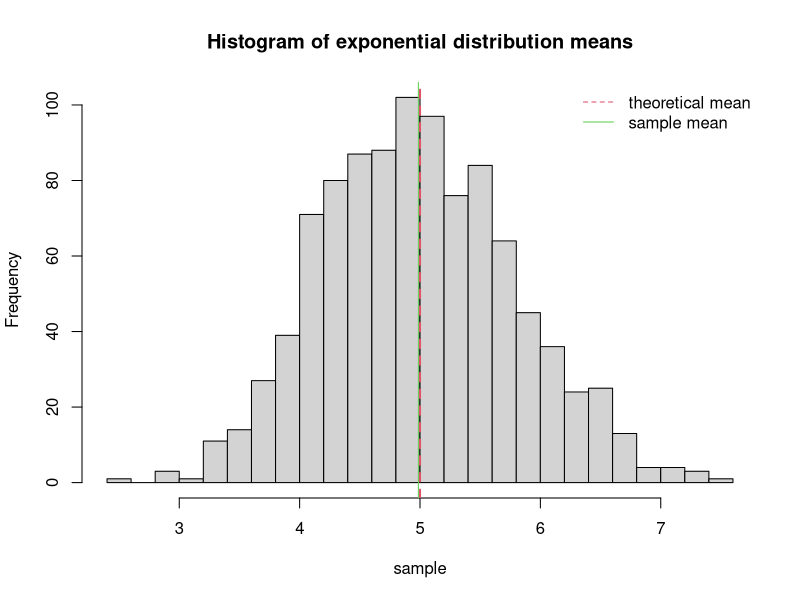
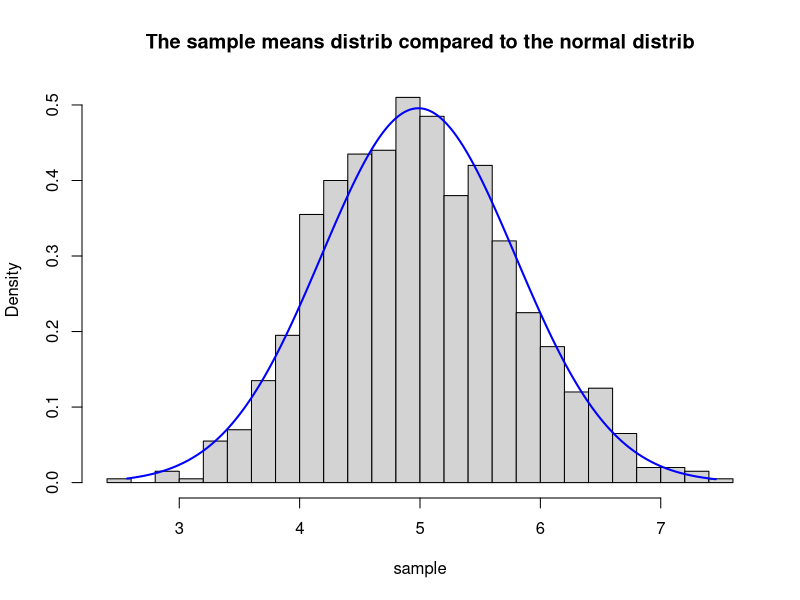
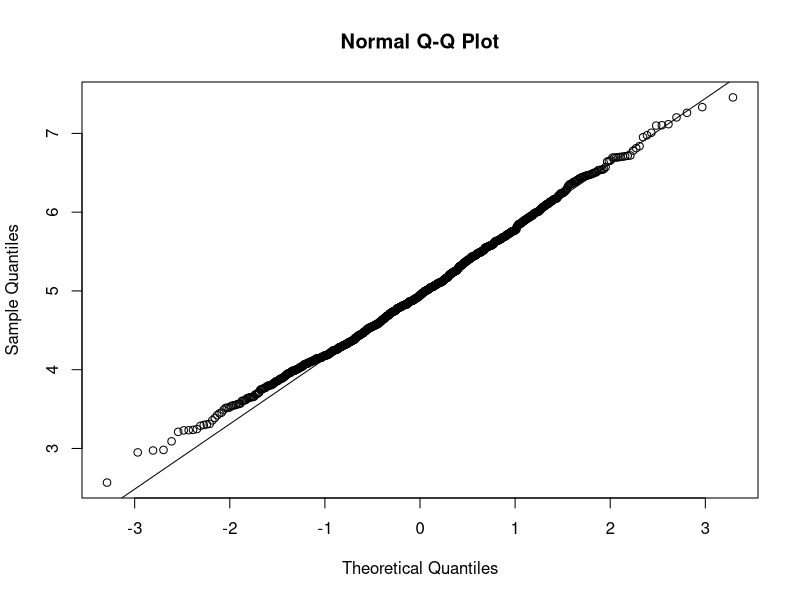

Here is the R script that generated these plots, in order:
## ---- chunk 1
lambda<-0.2 #rate parameter
mu <- 1/lambda # th mean
sim <- 1000 # number of simulations
n <- 40 # number of observations

set.seed(3)

sample <- NULL
for (i in 1 : sim) sample <- c(sample, mean(rexp(n,lambda)))
sample_mean <- mean(sample)

hist(sample,main="Histogram of exponential distribution means", breaks="FD")
abline(v = mu, col= 2, lwd = 2,lty=2)
abline(v = sample_mean, col= 3, lwd = 1)
legend("topright", c("theoretical mean", "sample mean"), 
       lty= c(2,1), bty = "n", col = c(col = 2, col = 3))
## ---- chunk 2
std <- 1/lambda # th std dev
sigma <- std^2/n #expected Var()
sample_sigma <- var(sample) #sample Var()

paste(sigma, round(sample_sigma,3))
## ---- chunk 3
xfit <- seq(min(sample), max(sample), by=0.01)
yfit <- dnorm(xfit, mean = sample_mean, sd = sqrt(sample_sigma*n/(n-1)))

hist(sample, breaks = "FD", freq=F, 
     main = "The sample means distrib compared to the normal distrib")
lines(xfit, yfit, col="blue", lwd=2)
## ---- chunk 4
qqnorm(sample)
qqline(sample)
